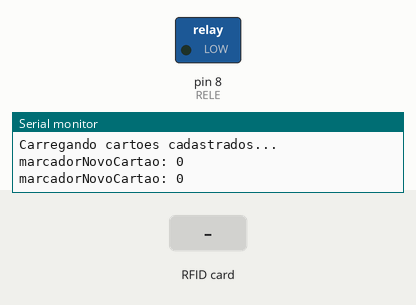
Simulated run of this sketch. Board: Arduino Uno, built with avr-gcc and run on an emulated ATmega328P. Shown: switched loads named in the sketch (green lamp = pin HIGH), the last lines printed to the serial monitor. The inputs (shaded band) are chosen by the test bench. EEPROM starts erased; pins used as bus, display or sensor lines are not drawn.

Above: at 3.3 s.
3.4 s: RFID card 9B EC 00 16 held to the reader
5.2 s: RFID card 5E 7A 19 C4 held to the reader
8.3 s: RFID card 5E 7A 19 C4 held to the reader
At 9.7 s:
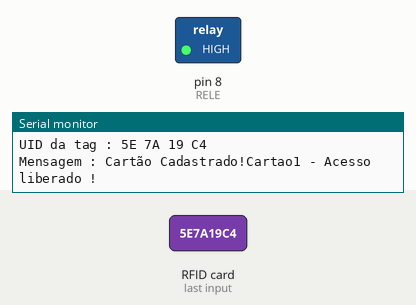
Timing chart, 0 to 12.0 s (numbered marks = the images above; inputs shaded):
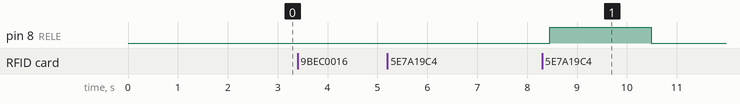

The sketch:

RFID.ino
```cpp
// Programa : RFID - Controle de acesso
// Autor : Letícia Fritz

#include <SPI.h>
#include <MFRC522.h>
#include <Wire.h>
#include <EEPROM.h>


#define SS_PIN 10
#define RST_PIN 9
// Definicoes pino modulo RC522
MFRC522 mfrc522(SS_PIN, RST_PIN);

// Relé de acesso
int RELE = 8;


byte valor;
char st[20];
String cartoesCadastrados = "";
String master = "9B EC 00 16";

int marcadorNovoCartao = 0;

void setup()
{
  // Inicia a serial
  Serial.begin(9600);

  pinMode(RELE, OUTPUT);

  //Verifica espaço disponível
  Serial.print("Espaco Disponivel em Bytes: "); // Mostra a quantidade  de memória da EEPROM do seu microcontrolador
  Serial.println(EEPROM.length());

  // Inicia  SPI bus
  SPI.begin();
  // Inicia MFRC522
  mfrc522.PCD_Init();
  // Mensagens iniciais no serial monitor
  Serial.println("Aproxime o seu cartao do leitor...");
  Serial.println();
  carregarCartoesCadastrados();

}

void carregarCartoesCadastrados() {
  Serial.println("Carregando cartoes cadastrados...");

  for (int i = 0; i < 1024; i++) {
    int aux = EEPROM.read(i);
    if (aux != 255) {
      String cartao = "";
      char auxChar;
      int espacoBranco = 0;
      if (EEPROM.read(i) != 0) {
        do {
          auxChar = char(EEPROM.read(i));
          cartao = cartao + auxChar;
          //Colocar " " (espaço em branco) a cada 2 letras
          espacoBranco ++;
          if (espacoBranco >= 2) {
            cartao = cartao + " ";
            espacoBranco = 0;
          }
          i++;
        } while (auxChar != ';');
        i--;
      }

      Serial.print("Cartao: ");
      Serial.println(cartao);
      cartoesCadastrados = cartoesCadastrados + cartao;
      Serial.print("Lista de Cartoes: ");
      Serial.println(cartoesCadastrados);
    }
    Serial.println();
  }
}

void liberarAcesso() {
  // Levanta a cancela
  digitalWrite(RELE, HIGH);
  Serial.println("Cartao1 - Acesso liberado !");
  Serial.println();

  delay(2000);
  digitalWrite(RELE, LOW);
}

void cadastrarNovoCartao(String cartao) {
  Serial.print("Adicionou o cartao ");
  Serial.print(cartao);
  Serial.println(" na lista");

  cartoesCadastrados = cartoesCadastrados + cartao;

  //remove os espacos em branco do cartao e adiciona o ';'
  cartao.replace(" ", "");

  //Adicionar o novo cartão na memória
  for (int i = 0; i < 1024; i++) {

    int aux = EEPROM.read(i);

    if (aux == 255) {
      for (int j = 0; j < cartao.length(); j++) {
        EEPROM.write(i, byte(cartao.charAt(j)));
        i++;
      }
      break;
    }
  }

}

void removerCartao(String cartao) {

  Serial.print("Removeu o cartao ");
  Serial.print(cartao);
  Serial.println(" da lista");

  cartoesCadastrados.replace(cartao, "");
  Serial.print("Cartoes atuais: ");
  Serial.println(cartoesCadastrados);


  //Remove o cartão na memória
  String auxCartoesCadastrados = cartoesCadastrados;
  auxCartoesCadastrados.replace(" ", "");
  for (int i = 0; i < 1024; i++) {

    if (i < auxCartoesCadastrados.length()) {
      EEPROM.write(i, byte(auxCartoesCadastrados.charAt(i)));
    } else {
      EEPROM.write(i, 255);
    }
  }
}

//Quando o cartao MASTER é passado.
void alterarCartoes() {
  Serial.println("Master Reconhecido!");
  Serial.println();

  // Aguarda a aproximacao do cartao
  if ( ! mfrc522.PICC_IsNewCardPresent())
  {
    return;
  }
  // Seleciona um dos cartoes
  if ( ! mfrc522.PICC_ReadCardSerial())
  {
    return;
  }
  // Mostra UID na serial
  Serial.print("UID da tag :");
  String conteudo = "";
  byte letra;
  for (byte i = 0; i < mfrc522.uid.size; i++)
  {
    Serial.print(mfrc522.uid.uidByte[i] < 0x10 ? " 0" : " ");
    Serial.print(mfrc522.uid.uidByte[i], HEX);
    conteudo.concat(String(mfrc522.uid.uidByte[i] < 0x10 ? " 0" : " "));
    conteudo.concat(String(mfrc522.uid.uidByte[i], HEX));
  }

  String novoCartao = conteudo.substring(1);
  novoCartao.toUpperCase();
  novoCartao.trim();
  novoCartao = novoCartao + " ;";

  if (conteudo.length() > 0 && novoCartao.indexOf(master) < 0) {
    if (cartoesCadastrados.indexOf(novoCartao) < 0) {
      cadastrarNovoCartao(novoCartao);
    } else {
      removerCartao(novoCartao);
    }
    marcadorNovoCartao = 0;

    delay(2000);
  }

  Serial.print("Lista de Cartoes: ");
  Serial.println(cartoesCadastrados);
}

void loop() {

  delay(500);

  Serial.print("marcadorNovoCartao: ");
  Serial.println(marcadorNovoCartao);
  if (marcadorNovoCartao > 0) {
    marcadorNovoCartao ++;
    alterarCartoes();

    if (marcadorNovoCartao > 14) {
      marcadorNovoCartao = 0;
    }
  }
  else {

    // Aguarda a aproximacao do cartao
    if ( ! mfrc522.PICC_IsNewCardPresent())
    {
      return;
    }
    // Seleciona um dos cartoes
    if ( ! mfrc522.PICC_ReadCardSerial())
    {
      return;
    }
    // Mostra UID na serial
    Serial.print("UID da tag :");
    String conteudo = "";
    byte letra;
    for (byte i = 0; i < mfrc522.uid.size; i++) {
      Serial.print(mfrc522.uid.uidByte[i] < 0x10 ? " 0" : " ");
      Serial.print(mfrc522.uid.uidByte[i], HEX);
      conteudo.concat(String(mfrc522.uid.uidByte[i] < 0x10 ? " 0" : " "));
      conteudo.concat(String(mfrc522.uid.uidByte[i], HEX));
    }

    Serial.println();
    Serial.print("Mensagem : ");
    conteudo.toUpperCase();

    //Testa se o cartão é o MASTER
    if (conteudo.substring(1) == master) {
      marcadorNovoCartao = 1;
      alterarCartoes();
      Serial.println("Master reconhecido");
      Serial.println();
      // Testa se o cartao foi lido
    }
    else if (isCartaoCadastrado(conteudo.substring(1))) {
      liberarAcesso();
      Serial.println("cartão lido");
      Serial.println();
    }
    else {
      Serial.println("Cartao2 - Acesso negado !!!");
      Serial.println();
    }

  }
}

bool isCartaoCadastrado(String cartao) {
  if (cartoesCadastrados.indexOf(cartao) >= 0) {
    Serial.print("Cartão Cadastrado!");
    return true;
    delay(500);
  }
  return false;
}
```

Measured:
- after the input at 8.3 s, pin 8 (RELE): LOW → HIGH after 0.15 s, → LOW 2.0 s later
